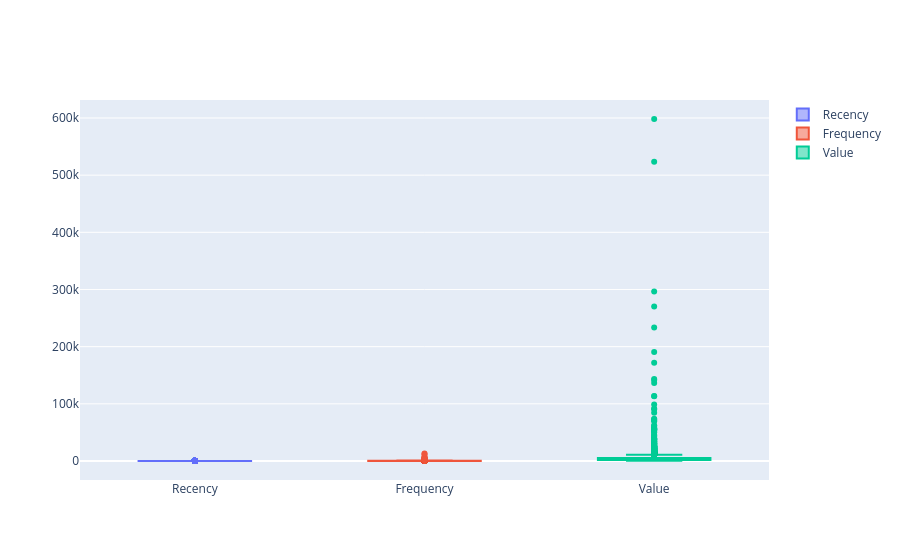

The notebook cell saved with this chart:
### Code cell
fig = go.Figure()
fig.add_trace(go.Box(y=vip_segment['Recency'], name='Recency'))
fig.add_trace(go.Box(y=vip_segment['Frequency'], name='Frequency'))
fig.add_trace(go.Box(y=vip_segment['Value'], name='Value'))

### Figure 1 — Plotly figure (JSON) as saved in the notebook; plotly's stock layout.template omitted (floating-point values rounded to 4 significant figures; data arrays with more than 128 entries replaced by an {"elided": "..."} marker saying what was removed)
{"data": [{"name": "Recency", "type": "box", "y": {"elided": "2302 int values"}}, {"name": "Frequency", "type": "box", "y": {"elided": "2302 int values"}}, {"name": "Value", "type": "box", "y": {"elided": "2302 float values"}}], "layout": {}}
